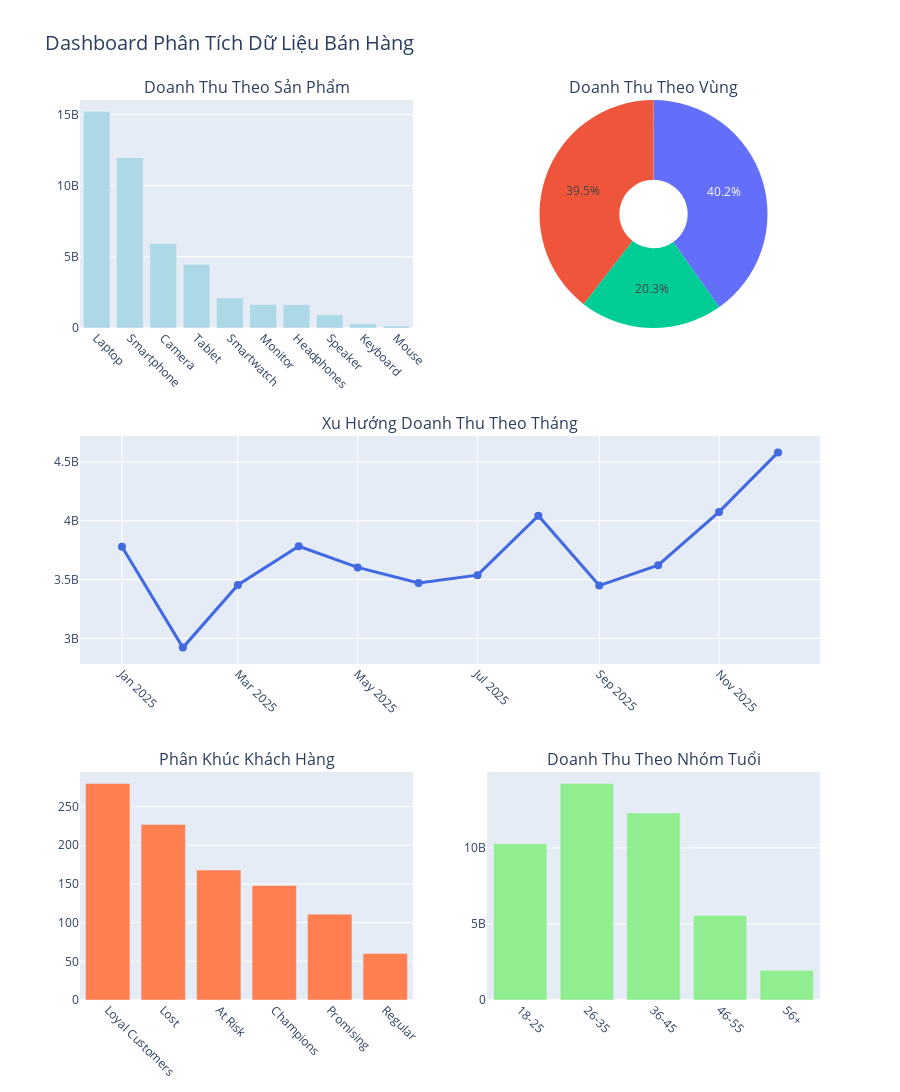

Here is the notebook cell this chart was saved with:
### Markdown cell above
CELL 10: Dashboard tương tác với Plotly

### Code cell
print("\n📊 DASHBOARD TƯƠNG TÁC")
print("=" * 80)

# Tạo dashboard với multiple subplots
from plotly.subplots import make_subplots

fig = make_subplots(
    rows=3, cols=2,
    subplot_titles=('Doanh Thu Theo Sản Phẩm', 'Doanh Thu Theo Vùng',
                    'Xu Hướng Doanh Thu Theo Tháng', 'Phân Khúc Khách Hàng',
                    'Doanh Thu Theo Nhóm Tuổi', 'Top 10 Khách Hàng'),
    specs=[[{"type": "bar"}, {"type": "pie"}],
           [{"type": "scatter", "colspan": 2}, None],
           [{"type": "bar"}, {"type": "bar"}]],
    vertical_spacing=0.12,
    horizontal_spacing=0.1
)

# 1. Doanh Thu Theo Sản Phẩm
product_revenue = df.groupby('product_name')['total'].sum().sort_values(ascending=False).head(10)
fig.add_trace(
    go.Bar(x=product_revenue.index, y=product_revenue.values, 
           marker_color='lightblue', name='Doanh thu'),
    row=1, col=1
)

# 2. Doanh Thu Theo Vùng (Pie chart)
region_revenue = df.groupby('region')['total'].sum()
fig.add_trace(
    go.Pie(labels=region_revenue.index, values=region_revenue.values,
           hole=0.3, name='Doanh thu'),
    row=1, col=2
)

# 3. Xu Hướng Doanh Thu Theo Tháng
monthly_trend = df.groupby(df['order_date'].dt.to_period('M'))['total'].sum().reset_index()
monthly_trend['order_date'] = monthly_trend['order_date'].astype(str)
fig.add_trace(
    go.Scatter(x=monthly_trend['order_date'], y=monthly_trend['total'],
               mode='lines+markers', line=dict(color='royalblue', width=3),
               marker=dict(size=8), name='Doanh thu'),
    row=2, col=1
)

# 4. Phân Khúc Khách Hàng
segment_counts = rfm['segment'].value_counts()
fig.add_trace(
    go.Bar(x=segment_counts.index, y=segment_counts.values,
           marker_color='coral', name='Số KH'),
    row=3, col=1
)

# 5. Doanh Thu Theo Nhóm Tuổi
age_revenue = df.groupby('age_group')['total'].sum().sort_index()
fig.add_trace(
    go.Bar(x=age_revenue.index, y=age_revenue.values,
           marker_color='lightgreen', name='Doanh thu'),
    row=3, col=2
)

# Update layout
fig.update_layout(
    height=1200,
    showlegend=False,
    title_text="Dashboard Phân Tích Dữ Liệu Bán Hàng",
    title_font_size=20
)

fig.update_xaxes(tickangle=45)
plt.savefig("../img/dashboard_tuong_tac.png", dpi=300, bbox_inches='tight')
fig.show()

print("✅ Dashboard tương tác đã được tạo!")

### Figure 1 — Plotly figure (JSON) as saved in the notebook; plotly's stock layout.template omitted (floating-point values rounded to 4 significant figures)
{"data": [{"marker": {"color": "lightblue"}, "name": "Doanh thu", "type": "bar", "x": ["Laptop", "Smartphone", "Camera", "Tablet", "Smartwatch", "Monitor", "Headphones", "Speaker", "Keyboard", "Mouse"], "xaxis": "x", "y": [15210000000, 11960000000, 5928000000, 4476000000, 2106000000, 1645000000, 1638000000, 926000000, 287200000, 143200000], "yaxis": "y"}, {"domain": {"x": [0.55, 1], "y": [0.7467, 1]}, "hole": 0.3, "labels": ["Miền Bắc", "Miền Nam", "Miền Trung"], "name": "Doanh thu", "type": "pie", "values": [17819500000, 17513000000, 8986900000]}, {"line": {"color": "royalblue", "width": 3}, "marker": {"size": 8}, "mode": "lines+markers", "name": "Doanh thu", "type": "scatter", "x": ["2025-01", "2025-02", "2025-03", "2025-04", "2025-05", "2025-06", "2025-07", "2025-08", "2025-09", "2025-10", "2025-11", "2025-12"], "xaxis": "x2", "y": [3779000000, 2921100000, 3454300000, 3783200000, 3603200000, 3470800000, 3537500000, 4043100000, 3448900000, 3621500000, 4075400000, 4581400000], "yaxis": "y2"}, {"marker": {"color": "coral"}, "name": "Số KH", "type": "bar", "x": ["Loyal Customers", "Lost", "At Risk", "Champions", "Promising", "Regular"], "xaxis": "x3", "y": [280, 227, 168, 148, 111, 60], "yaxis": "y3"}, {"marker": {"color": "lightgreen"}, "name": "Doanh thu", "type": "bar", "x": ["18-25", "26-35", "36-45", "46-55", "56+"], "xaxis": "x4", "y": [10269900000, 14243500000, 12302100000, 5552000000, 1951900000], "yaxis": "y4"}], "layout": {"annotations": [{"font": {"size": 16}, "showarrow": false, "text": "Doanh Thu Theo Sản Phẩm", "x": 0.225, "xanchor": "center", "xref": "paper", "y": 1, "yanchor": "bottom", "yref": "paper"}, {"font": {"size": 16}, "showarrow": false, "text": "Doanh Thu Theo Vùng", "x": 0.775, "xanchor": "center", "xref": "paper", "y": 1, "yanchor": "bottom", "yref": "paper"}, {"font": {"size": 16}, "showarrow": false, "text": "Xu Hướng Doanh Thu Theo Tháng", "x": 0.5, "xanchor": "center", "xref": "paper", "y": 0.6267, "yanchor": "bottom", "yref": "paper"}, {"font": {"size": 16}, "showarrow": false, "text": "Phân Khúc Khách Hàng", "x": 0.225, "xanchor": "center", "xref": "paper", "y": 0.2533, "yanchor": "bottom", "yref": "paper"}, {"font": {"size": 16}, "showarrow": false, "text": "Doanh Thu Theo Nhóm Tuổi", "x": 0.775, "xanchor": "center", "xref": "paper", "y": 0.2533, "yanchor": "bottom", "yref": "paper"}], "height": 1200, "showlegend": false, "title": {"font": {"size": 20}, "text": "Dashboard Phân Tích Dữ Liệu Bán Hàng"}, "xaxis": {"anchor": "y", "domain": [0, 0.45], "tickangle": 45}, "xaxis2": {"anchor": "y2", "domain": [0, 1], "tickangle": 45}, "xaxis3": {"anchor": "y3", "domain": [0, 0.45], "tickangle": 45}, "xaxis4": {"anchor": "y4", "domain": [0.55, 1], "tickangle": 45}, "yaxis": {"anchor": "x", "domain": [0.7467, 1]}, "yaxis2": {"anchor": "x2", "domain": [0.3733, 0.6267]}, "yaxis3": {"anchor": "x3", "domain": [0, 0.2533]}, "yaxis4": {"anchor": "x4", "domain": [0, 0.2533]}}}
